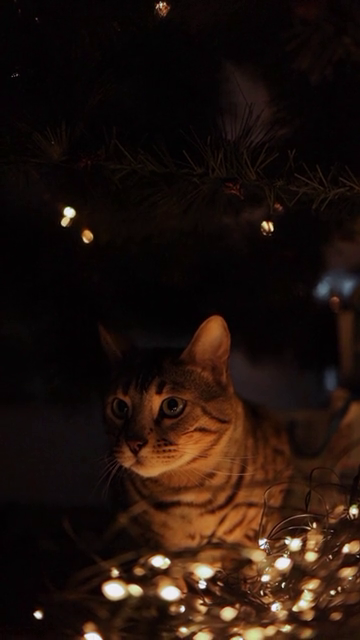
#> input picture frame 26 of 이미지_처리/OpenCV/video.mp4, 360 x 640 px
$ jupyter execute '19. 퀴즈.ipynb'
#> lines starting #> are read from the running program, lines starting #| are printed output that depends on the picture
# 퀴즈

opencv를 이용하여 가로로 촬용된 영상을 세로로 회전하는 프로그램을 작성하라

###조건
1. 회전 : 시계
1. 재생속도(FPS) : 원본x4배
1. 출석 파일명 : city_output.avi(코덱 : DIVX)

 - 원본 파일명 : city.mp4

[cell 1]
import cv2

cap = cv2.VideoCapture('video.mp4')

fourcc = cv2.VideoWriter_fourcc(*'DIVX')

width = round(cap.get(cv2.CAP_PROP_FRAME_WIDTH))
height = round(cap.get(cv2.CAP_PROP_FRAME_HEIGHT))
fps = cap.get(cv2.CAP_PROP_FPS)

out = cv2.VideoWriter('city_output.avi',fourcc, fps*4,(height,width))

while cap.isOpened():
    ret, frame = cap.read()
#> frame is the input picture: shape (640, 360, 3); mean B, G, R 12.4, 18.7, 33.2
    if not ret:
        break

    rotate_frame = cv2.rotate(frame, cv2.ROTATE_90_COUNTERCLOCKWISE)
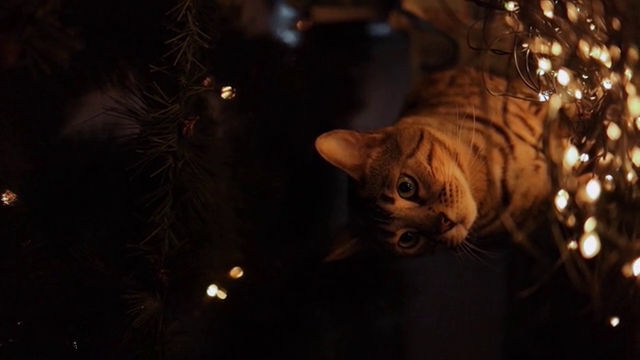
#> rotate_frame: shape (360, 640, 3); mean B, G, R 12.4, 18.7, 33.2
    out.write(rotate_frame)
    cv2.imshow('video',frame)

    if cv2.waitKey(1)==ord('q'):
#> (key q is pressed here)
        break

out.release()
cap.release()
cv2.destroyAllWindows()


$ run again, starting later in the video
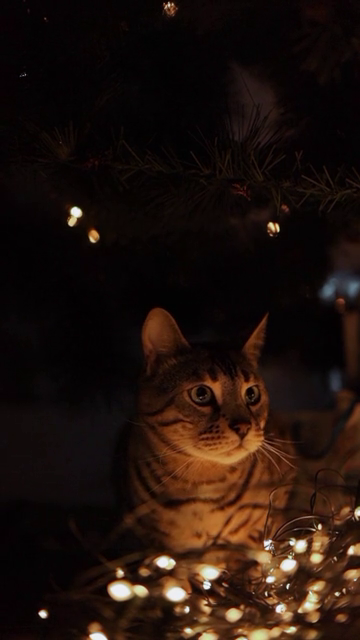
#> input picture frame 117 of 이미지_처리/OpenCV/video.mp4, 360 x 640 px
#> frame is the input picture: shape (640, 360, 3); mean B, G, R 12, 18.1, 32
#> `rotate_frame = cv2.rotate(frame, cv2.ROTATE_90_COUNTERCLOCKWISE)`:
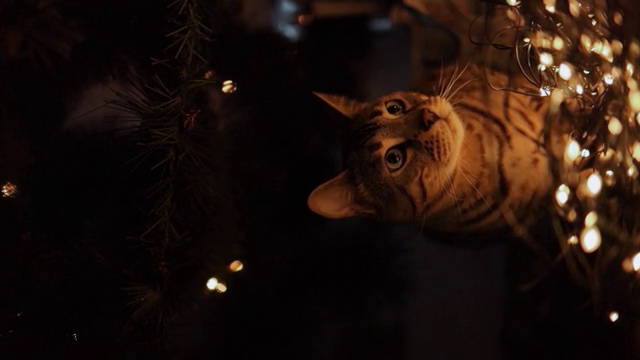
#> rotate_frame: shape (360, 640, 3); mean B, G, R 12, 18.1, 32

$ run again, starting later in the video
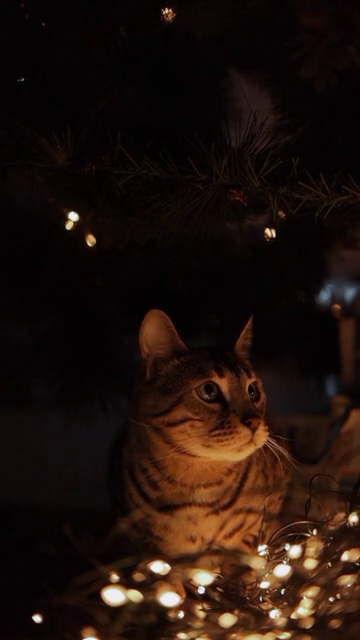
#> input picture frame 208 of 이미지_처리/OpenCV/video.mp4, 360 x 640 px
#> frame is the input picture: shape (640, 360, 3); mean B, G, R 11.8, 18.1, 32.2
#> `rotate_frame = cv2.rotate(frame, cv2.ROTATE_90_COUNTERCLOCKWISE)`:
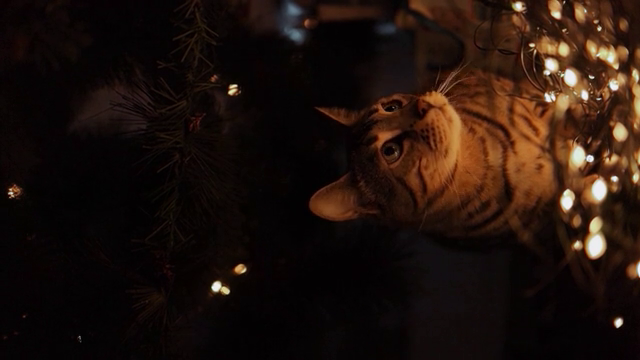
#> rotate_frame: shape (360, 640, 3); mean B, G, R 11.8, 18.1, 32.2
